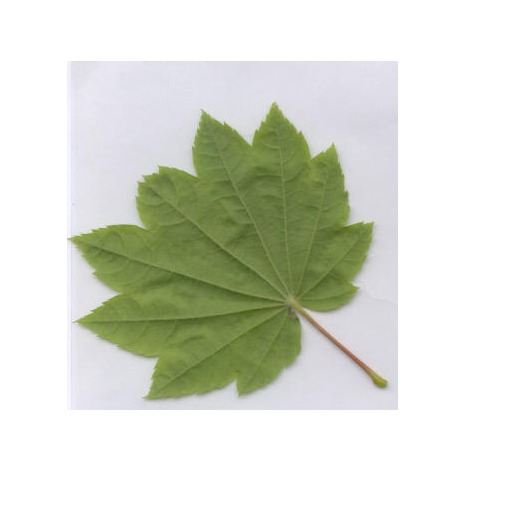
#> input picture isolated/circinatum/l01.jpg, 512 x 512 px
$ python IIPCV2.py
#> lines starting #> are read from the running program, lines starting #| are printed output that depends on the picture; after the words box and inside, x2 and y2 are one past the last pixel; in counts of white or black regions, pixels touching at a corner belong together; long printed decimals are rounded
import numpy as np
import cv2
from math import copysign, log10


# Load the sample image
path1 = '../../isolated/circinatum/l01.jpg'
path3 = '../../isolated/circinatum/l02.jpg'
path2 = '../../isolated/garryana/l01.jpg'
# [4 lines of commented-out code are left out]

def makeMask(path, debug):

#> called with path = '../../isolated/circinatum/l01.jpg', debug = False
    image = cv2.imread(path,cv2.IMREAD_COLOR)
#> image is the input picture: shape (512, 512, 3); mean B, G, R 209.4, 221, 217.4

    hsv = cv2.cvtColor(image , cv2.COLOR_BGR2HSV)
#> hsv: shape (512, 512, 3); mean H, S, V 35.9, 27.9, 222.8
    low = np.array([0, 0, 0],np.uint8)
    high = np.array([180, 255, 165],np.uint8)
    mask = cv2.inRange(hsv, low , high)
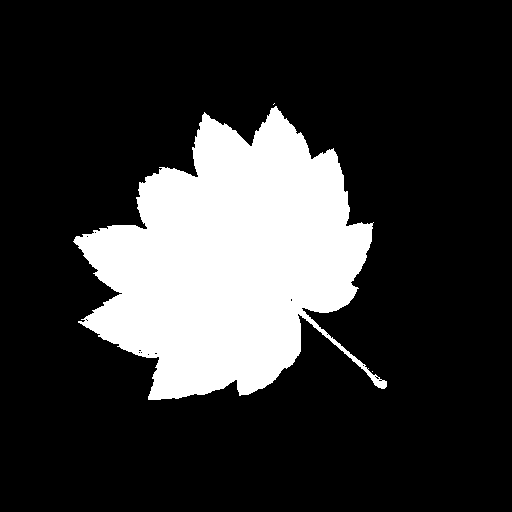
#> mask: shape (512, 512); 20.6% white; 3 white regions (2 under 20 px)

    ret,thresh = cv2.threshold(mask, 127, 255, 0)
    contours, hierarchy = cv2.findContours(thresh, cv2.RETR_EXTERNAL, cv2.CHAIN_APPROX_SIMPLE)
#> contours = 3 contours, 2 with area under 20; largest, box (x1, y1, x2, y2) and area: (73, 106, 387, 400) 53258
    cont = sorted(contours, key = cv2.contourArea, reverse = True)[0]
#> cont = contour of 814 points, box (x1, y1, x2, y2) (73, 106, 387, 400), area 53258
    mask = cv2.drawContours(np.zeros((image.shape[0], image.shape[1], 1), np.uint8), [cont], 0, (255,255,255), cv2.FILLED)
#> mask: shape (512, 512, 1); 20.6% white; 1 white region, box (x1, y1, x2, y2) and area: (73, 106, 387, 400) 53961

    segmented = cv2.bitwise_and(image , image , mask=mask)
    ret, mask = cv2.threshold(mask, 127, 255, 0)

    if debug:
        cv2.imshow("Image", image)
        cv2.imshow("mask", mask)
        cv2.imshow("segmented", segmented)
        cv2.waitKey()

    return mask, segmented

def compare(path1, path2):
    mask1, bin = makeMask(path1, False)
    mask2, bin = makeMask(path2, False)
#> call 2 of makeMask, with path = '../../isolated/garryana/l01.jpg', debug = False
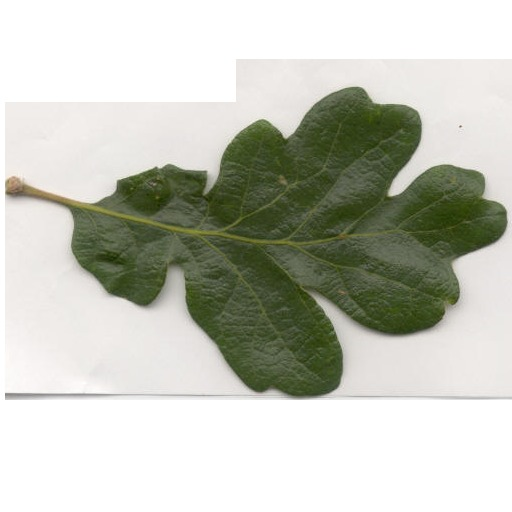
#> input picture isolated/garryana/l01.jpg, 512 x 512 px
#> in makeMask, image is the input picture: shape (512, 512, 3); mean B, G, R 185.7, 196.6, 194.5
#> in makeMask (call 2), `hsv = cv2.cvtColor(image , cv2.COLOR_BGR2HSV)`: hsv: shape (512, 512, 3); mean H, S, V 17.5, 33.5, 197.8
#> in makeMask (call 2), `mask = cv2.inRange(hsv, low , high)`:
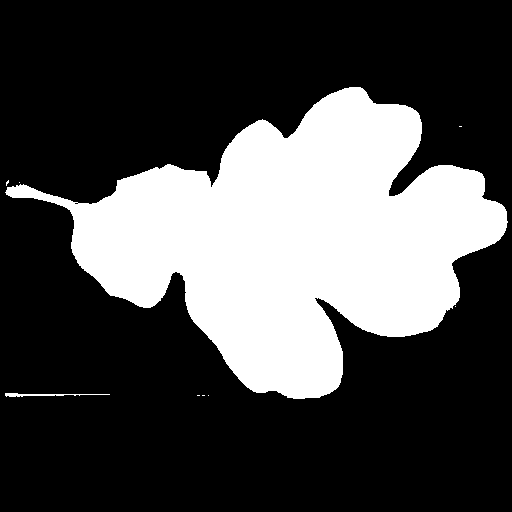
#> mask: shape (512, 512); 29.4% white; 9 white regions (7 under 20 px)
#> in makeMask (call 2), `contours, hierarchy = cv2.findContours(thresh, cv2.RETR_EXTERNAL, cv2...`: contours = 9 contours, 7 with area under 20; largest, box (x1, y1, x2, y2) and area: (5, 87, 508, 399) 75998, (5, 393, 110, 397) 86
#> in makeMask (call 2), `cont = sorted(contours, key = cv2.contourArea, reverse = True)[0]`: cont = contour of 784 points, box (x1, y1, x2, y2) (5, 87, 508, 399), area 75998
#> in makeMask (call 2), `mask = cv2.drawContours(np.zeros((image.shape[0], image.shape[1], 1), ..`: mask: shape (512, 512, 1); 29.3% white; 1 white region
#> in makeMask (call 2), `segmented = cv2.bitwise_and(image , image , mask=mask)`:
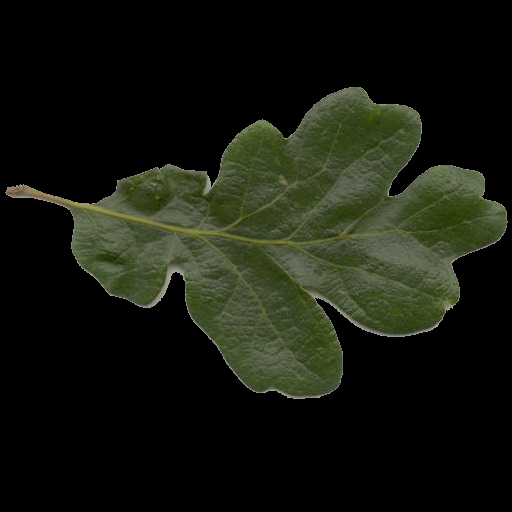
#> segmented: shape (512, 512, 3); mean B, G, R 15.2, 25, 21.7

    moments1 = cv2.moments(mask1)
#> moments1 = moments, m00 13760055, centre m10/m00, m01/m00 = (229.4, 260.8)
    huMoments1 = cv2.HuMoments(moments1)
#> huMoments1 = [0.000667, 1.71e-08, 2.32e-12, 8.7e-15, 1.17e-27, -1.09e-18, -3.91e-28]
    moments2 = cv2.moments(mask2)
#> moments2 = moments, m00 19572780, centre m10/m00, m01/m00 = (293.2, 239.4)
    huMoments2 = cv2.HuMoments(moments2)
#> huMoments2 = [0.000765, 1e-07, 3.92e-11, 4.91e-12, 6.66e-23, 1.18e-15, -1.43e-23]

    for i in range(0,7):
        huMoments1[i] = -1* copysign(1.0, huMoments1[i]) * log10(abs(huMoments1[i]))
        huMoments2[i] = -1* copysign(1.0, huMoments2[i]) * log10(abs(huMoments2[i]))
#> after the loop, huMoments1 = [3.18, 7.77, 11.64, 14.06, 26.93, -17.96, -27.41]; huMoments2 = [3.12, 7, 10.41, 11.31, 22.18, 14.93, -22.85]

    d2 = cv2.matchShapes(mask1,mask2,cv2.CONTOURS_MATCH_I2,0)
#> d2 = 0.0593
    print(d2)
#| 0.05934

compare(path1, path2)
compare(path1, path3)
#> in makeMask (call 3), `contours, hierarchy = cv2.findContours(thresh, cv2.RETR_EXTERNAL, cv2...`: contours = 3 contours, 2 with area under 20; largest, box (x1, y1, x2, y2) and area: (73, 106, 387, 400) 53258
#> call 4 of makeMask, with path = '../../isolated/circinatum/l02.jpg', debug = False
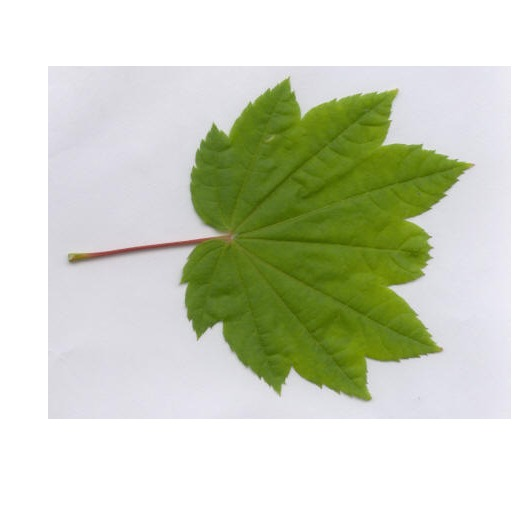
#> input picture isolated/circinatum/l02.jpg, 512 x 512 px
#> in makeMask, image is the input picture: shape (512, 512, 3); mean B, G, R 190.3, 210.4, 204.5
#> in makeMask (call 4), `hsv = cv2.cvtColor(image , cv2.COLOR_BGR2HSV)`: hsv: shape (512, 512, 3); mean H, S, V 56.3, 50.5, 213.2
#> in makeMask (call 4), `mask = cv2.inRange(hsv, low , high)`:
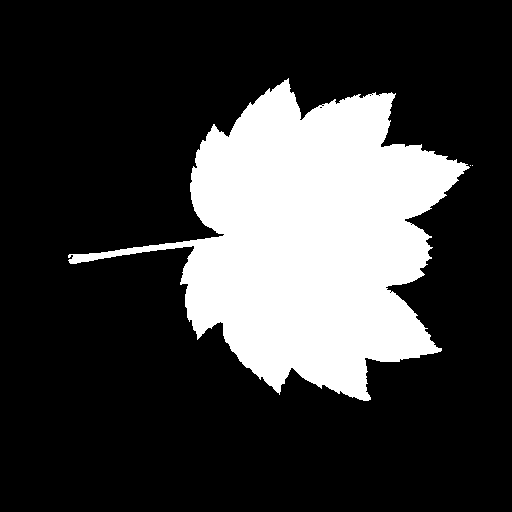
#> mask: shape (512, 512); 23.3% white; 3 white regions (2 under 20 px)
#> in makeMask (call 4), `contours, hierarchy = cv2.findContours(thresh, cv2.RETR_EXTERNAL, cv2...`: contours = 3 contours, 2 with area under 20; largest, box (x1, y1, x2, y2) and area: (68, 78, 470, 401) 60228
#> in makeMask (call 4), `cont = sorted(contours, key = cv2.contourArea, reverse = True)[0]`: cont = contour of 874 points, box (x1, y1, x2, y2) (68, 78, 470, 401), area 60228
#> in makeMask (call 4), `mask = cv2.drawContours(np.zeros((image.shape[0], image.shape[1], 1), ..`: mask: shape (512, 512, 1); 23.3% white; 1 white region, box (x1, y1, x2, y2) and area: (68, 78, 470, 401) 61034
#> in makeMask (call 4), `segmented = cv2.bitwise_and(image , image , mask=mask)`:
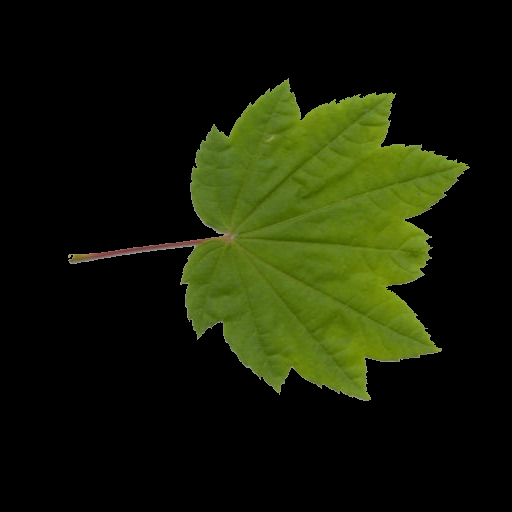
#> segmented: shape (512, 512, 3); mean B, G, R 6.1, 28.5, 22.4
#| 0.004684
